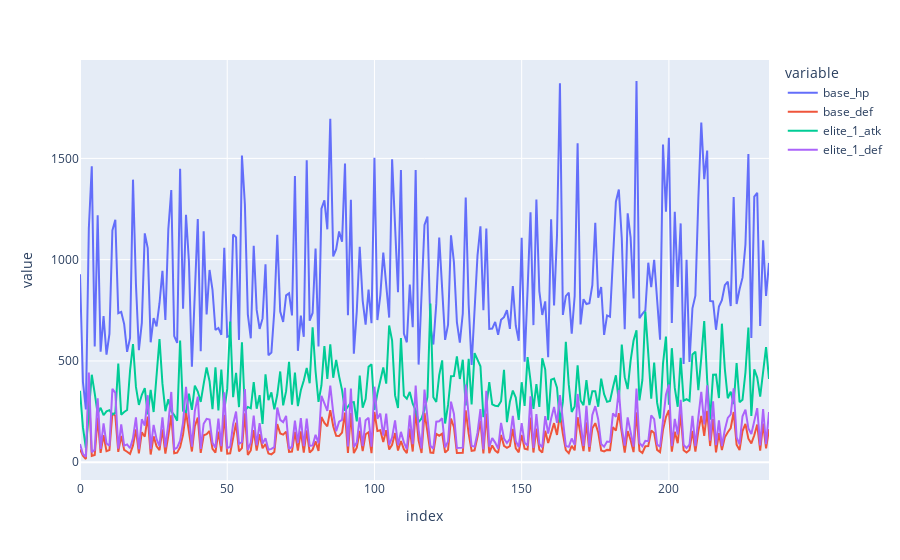

The notebook cell saved with this chart:
### Code cell
px.line(df.iloc[0:, 1:-2 ])

### Figure 1 — Plotly figure (JSON) as saved in the notebook; plotly's stock layout.template omitted (floating-point values rounded to 4 significant figures; data arrays with more than 128 entries replaced by an {"elided": "..."} marker saying what was removed)
{"data": [{"hovertemplate": "variable=base_hp<br>index=%{x}<br>value=%{y}<extra></extra>", "legendgroup": "base_hp", "line": {"color": "#636efa", "dash": "solid"}, "marker": {"symbol": "circle"}, "mode": "lines", "name": "base_hp", "orientation": "v", "showlegend": true, "type": "scatter", "x": {"elided": "235 int values"}, "xaxis": "x", "y": {"elided": "235 int values"}, "yaxis": "y"}, {"hovertemplate": "variable=base_def<br>index=%{x}<br>value=%{y}<extra></extra>", "legendgroup": "base_def", "line": {"color": "#EF553B", "dash": "solid"}, "marker": {"symbol": "circle"}, "mode": "lines", "name": "base_def", "orientation": "v", "showlegend": true, "type": "scatter", "x": {"elided": "235 int values"}, "xaxis": "x", "y": {"elided": "235 int values"}, "yaxis": "y"}, {"hovertemplate": "variable=elite_1_atk<br>index=%{x}<br>value=%{y}<extra></extra>", "legendgroup": "elite_1_atk", "line": {"color": "#00cc96", "dash": "solid"}, "marker": {"symbol": "circle"}, "mode": "lines", "name": "elite_1_atk", "orientation": "v", "showlegend": true, "type": "scatter", "x": {"elided": "235 int values"}, "xaxis": "x", "y": {"elided": "235 int values"}, "yaxis": "y"}, {"hovertemplate": "variable=elite_1_def<br>index=%{x}<br>value=%{y}<extra></extra>", "legendgroup": "elite_1_def", "line": {"color": "#ab63fa", "dash": "solid"}, "marker": {"symbol": "circle"}, "mode": "lines", "name": "elite_1_def", "orientation": "v", "showlegend": true, "type": "scatter", "x": {"elided": "235 int values"}, "xaxis": "x", "y": {"elided": "235 int values"}, "yaxis": "y"}], "layout": {"legend": {"title": {"text": "variable"}, "tracegroupgap": 0}, "margin": {"t": 60}, "xaxis": {"anchor": "y", "domain": [0, 1], "title": {"text": "index"}}, "yaxis": {"anchor": "x", "domain": [0, 1], "title": {"text": "value"}}}}
